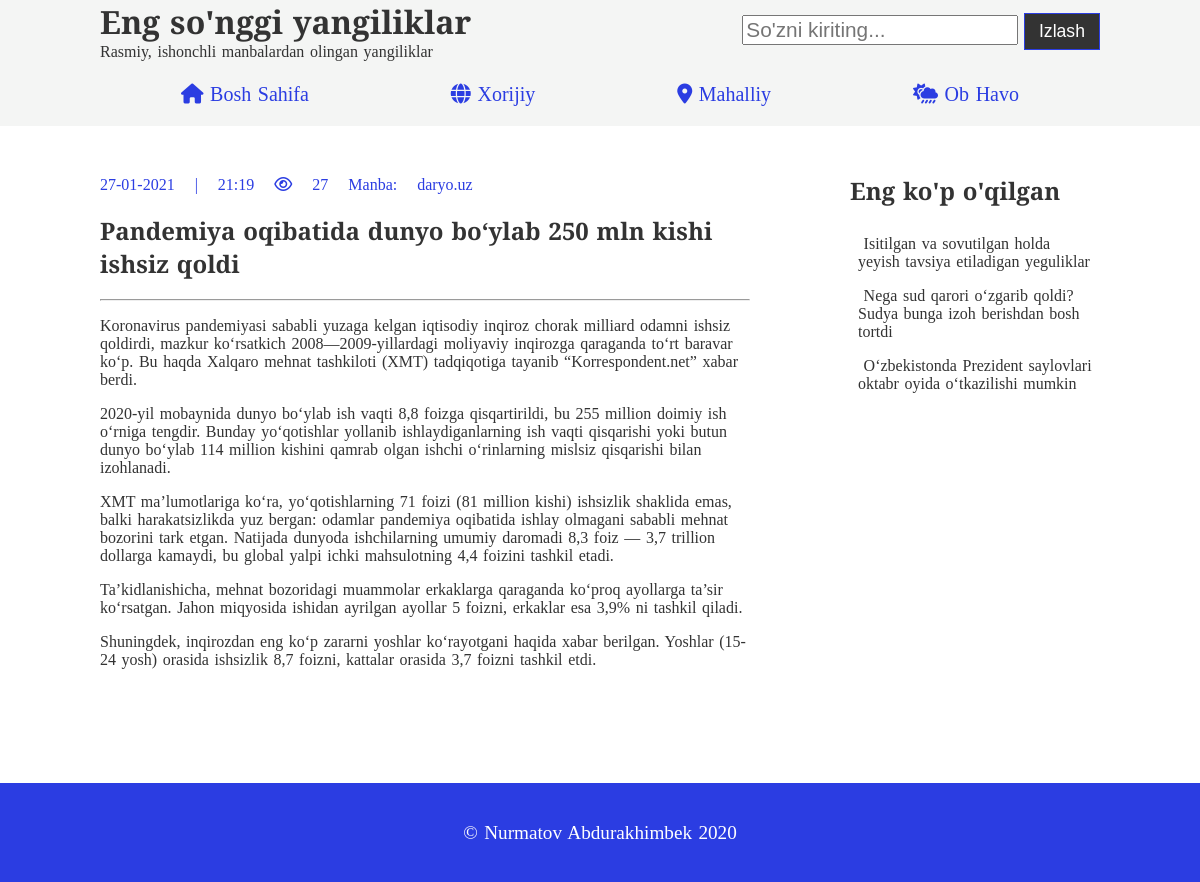
/6/, run on the app's committed database.
### xabar/models.py (models this page shows, shortened)
class Xabar(models.Model):
    XABAR_HOLATI = (
        ('qoralama', 'Qoralama'),
        ('chop etilgan', 'Chop etilgan')
    )
    TOIFA =(
        ('ichki', 'mahalliy'),
        ('tashqi', 'xorijiy')
    )
    mavzu = models.CharField(max_length=255)
    matn = models.TextField()
    elon_vaqti = models.DateTimeField(default=timezone.now)
    yaratilgan_vaqti = models.DateTimeField(auto_now_add=True)
    yangilangan_vaqti = models.DateTimeField(auto_now=True)
    link_matn = models.SlugField(unique_for_date='elon_vaqti', max_length=255)
    muallif = models.ForeignKey(User, on_delete=models.CASCADE)
    holati = models.CharField(choices=XABAR_HOLATI, default='qoralama', max_length=255)
    korildi = models.IntegerField(default=0)
    image_url = models.CharField(max_length=255)
    toifa = models.CharField(max_length=255, choices=TOIFA)
    objects = models.Manager()
    elon_qilingan = ElonManager()
    class Meta:
        ordering = ['-yaratilgan_vaqti']
        verbose_name = 'Xabarlar'

### xabar/views.py (the view)
# urls.py: path('<xabar_id>/', views.info, name="info"),
def info(request, xabar_id):
    xabar = Xabar.objects.get(id=xabar_id)
    xabar.korildi = xabar.korildi + 1
    xabar.save()
    context = {'xabar': xabar,}
    return render(request, 'xabar/info.html', context)

### xabar/templatetags/xabar_tags.py (called while the page is built)
@register.simple_tag(name="kop_oqilgan")
def eng_kop_oqilgan():
    oqilgan_list = Xabar.objects.all().order_by('-korildi')[:4]
    return oqilgan_list

### xabar/templates/xabar/info.html (shortened to what this page needs)
{% extends 'asos.html' %}
{% block content %}
<div class="main-box">
    <div class="large-box no-border">
        <p
            class="date">{{xabar.yangilangan_vaqti|date:'d-m-Y | H:i'}}    <i class="far fa-eye"></i> {{xabar.korildi}}    Manba: {{xabar.muallif}}</p>
        <h2>{{xabar.mavzu}}</h2>
        <hr>
        <p>{{xabar.matn|linebreaks}}</p>
    </div>
</div>
{% endblock content %}

### xabar/templates/asos.html (shortened to what this page needs)
{% load static %}
{% load xabar_tags %}
<!DOCTYPE html>
<html lang="en">
<head>
    <link rel="stylesheet" href="{% static 'css/style.css' %}">
</head>
<body>
    <header>
        <nav class="navbar">
            <div class="name-search">
                <div>
                    <h1>Eng so'nggi yangiliklar</h1>
                    <p>Rasmiy, ishonchli manbalardan olingan yangiliklar</p>
                </div>
                <form action="{% url 'xabar:bosh_sahifa' %}">
                    <input type="text" name="soz" placeholder="So'zni kiriting...">
                    <button class="btn" id="izlash" value="izlash">Izlash</button>
                </form>
            </div>
            {% with xorijiy='tashqi' mahalliy='ichki' %}
            <ul>
                <li class="nav-link"><a href="{% url 'xabar:bosh_sahifa' %}"><i class="fas fa-home"></i> Bosh sahifa</a>
                </li>
                <li class="nav-link"><a href="{% url 'xabar:toifa' xorijiy %}"><i class="fas fa-globe"></i> Xorijiy</a>
                </li>
                <li class="nav-link"><a href="{% url 'xabar:toifa' mahalliy %}"><i class="fas fa-map-marker-alt"></i>
                        Mahalliy</a></li>
                <li class="nav-link"><a href="{% url 'xabar:ob-havo' %}"><i class="fas fa-cloud-sun-rain"></i> Ob
                        havo</a></li>
            </ul>
            {% endwith %}
        </nav>
    </header>
    <div class="container">
        <div class="content">
            {% block content %}
            {% endblock content %}
            <div class="aside-boxes">
                <div class="aside box2">
                    <h2>Eng ko'p o'qilgan</h2>
                    <ul class="aside-list">
                        {% kop_oqilgan as xabarlar %}
                        {% for yangilik in xabarlar%}
                        {% if yangilik.id == xabar.id %}
                        {% else %}
                        <li>
                            <a class="offer_links" href="{% url 'xabar:info' yangilik.id %}">{{yangilik.mavzu}}</a>
                        </li>
                        {% endif %}
                        {% empty %}
                        Hozircha yangiliklar yo'q
                        {% endfor %}
                    </ul>
                </div>
            </div>
        </div>
    </div>
    <footer>
        <div class="footer-content">
            <p>&COPY; Nurmatov Abdurakhimbek 2020</p>
        </div>
    </footer>
</body>
</html>

### static/css/style.css (style rules this page uses)
:root { --primary: #ddd; --dark: #333; --light: #fff; }
body { font-family: 'Arvo', serif; background: var(--light); word-spacing: 0.1rem; color:var(--dark); margin: 0; padding: 0; overflow-x: hidden; }
.container { max-width: 1000px; width: 95%; margin: 0 auto; margin-top: 1em; }
header { background:rgb(244, 245, 244); position: sticky; left: 0; top:0; }
.name-search { display:flex; justify-content: space-between; }
.name-search form { margin: 0.8em 0; }
.btn { padding: 0.4em 0.8em; background: var(--dark); color: var(--light); text-decoration: none; border: rgb(43, 61, 226) solid 1px; font-size: 1.1rem; }
.btn { cursor: pointer; }
.navbar { max-width: 1000px; width: 95%; margin: 0 auto; display: flex; flex-direction: column; justify-content: center; position: relative; }
.navbar input[type='text'] { font-size: 1.3rem; }
.navbar h1 { margin-top: 0; margin-bottom:0; font-size: 2rem }
.navbar p { margin-top: 0; margin-bottom: 0; font-size: 1rem; }
.navbar ul { box-sizing: border-box; display: flex; justify-content: space-around; list-style: none; font-size: 1.25rem; margin-bottom: 0.5em; margin-top: 0.5em; padding: 0.5em; box-sizing: border-box; }
.nav-link a { text-decoration: none; color:rgb(43, 61, 226); text-transform: capitalize; }
footer { margin-top: 50px; width: 100%; background-color: rgb(43, 61, 226); text-align: center; }
.footer-content { max-width: 1000px; width: 95%; margin: 0 auto; background-color: rgb(43, 61, 226); color: white; box-sizing: border-box; font-size: 1.2em; padding: 1em; }
.date { color:rgb(43, 61, 226); }
.main-box { width: 65%; }
.aside-boxes { width: 25%; }
.content { display: flex; justify-content: space-between; margin-bottom: 2em; }
.large-box { padding-bottom: 1em; margin-bottom: 2em; border-bottom: gray solid 2px; }
.large-box img+p { word-spacing: 1em; }
.no-border { border:0; }
.aside-list { padding: 0; list-style: none; }
.aside-list li { padding:0.5em; }
.aside-list a { text-decoration: none; color: var(--dark); }

### data on the page
Xabar: yangilangan_vaqti|H "27-01-2021 | 21:19", korildi "27", muallif "daryo.uz", mavzu "Pandemiya oqibatida dunyo bo‘ylab 250 mln kishi ishsiz qoldi", matn "Koronavirus pandemiyasi sababli yuzaga kelgan iqtisodiy inqiroz chorak milliard odamni ishsiz qoldirdi, mazkur ko‘rsatkich 2008—2009-yillardagi moliyaviy inqirozga qaraganda to‘rt baravar ko‘p. Bu haqda Xalqaro mehnat tashkiloti (XMT) tadqiqotiga tayanib “Korrespondent.net” xabar berdi. 2020-yil mobaynida dunyo bo‘ylab ish vaqti 8,8 foizga qisqartirildi, bu 255 million doimiy ish o‘rniga tengdir. Bunday yo‘qotishlar yollanib ishlaydiganlarning ish vaqti qisqarishi yoki butun dunyo bo‘ylab 114 million kishini qamrab olgan ishchi o‘rinlarning mislsiz qisqarishi bilan izohlanadi. XMT ma’lumotlariga ko‘ra, yo‘qotishlarning 71 foizi (81 million kishi) ishsizlik shaklida emas, balki…"
Xabar: mavzu "Isitilgan va sovutilgan holda yeyish tavsiya etiladigan yeguliklar"
Xabar: mavzu "Nega sud qarori o‘zgarib qoldi? Sudya bunga izoh berishdan bosh tortdi"
Xabar: mavzu "O‘zbekistonda Prezident saylovlari oktabr oyida o‘tkazilishi mumkin"
